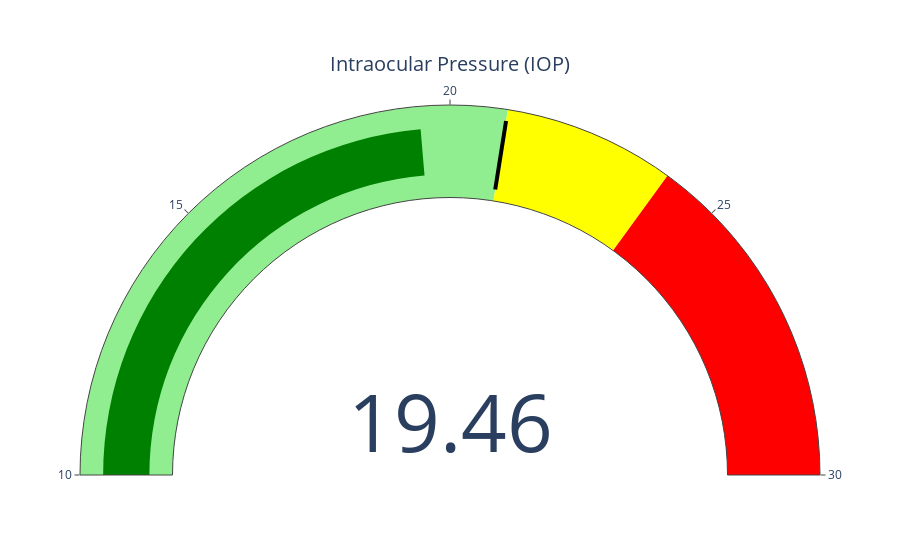

The notebook cell this image was saved under:
### Code cell
fig = go.Figure(go.Indicator(
    mode="gauge+number",
    value=iop_value,
    title={'text': "Intraocular Pressure (IOP)"},
    gauge={
        'axis': {'range': [10, 30]},
        'steps': [
            {'range': [10, 21], 'color': "lightgreen"},
            {'range': [21, 24], 'color': "yellow"},
            {'range': [24, 30], 'color': "red"}],
        'threshold': {
            'line': {'color': "black", 'width': 4},
            'thickness': 0.75,
            'value': 21}}))

fig.show()

### Figure 1 — Plotly figure (JSON) as saved in the notebook; plotly's stock layout.template omitted (floating-point values rounded to 4 significant figures)
{"data": [{"gauge": {"axis": {"range": [10, 30]}, "steps": [{"color": "lightgreen", "range": [10, 21]}, {"color": "yellow", "range": [21, 24]}, {"color": "red", "range": [24, 30]}], "threshold": {"line": {"color": "black", "width": 4}, "thickness": 0.75, "value": 21}}, "mode": "gauge+number", "title": {"text": "Intraocular Pressure (IOP)"}, "type": "indicator", "value": 19.46}], "layout": {}}
